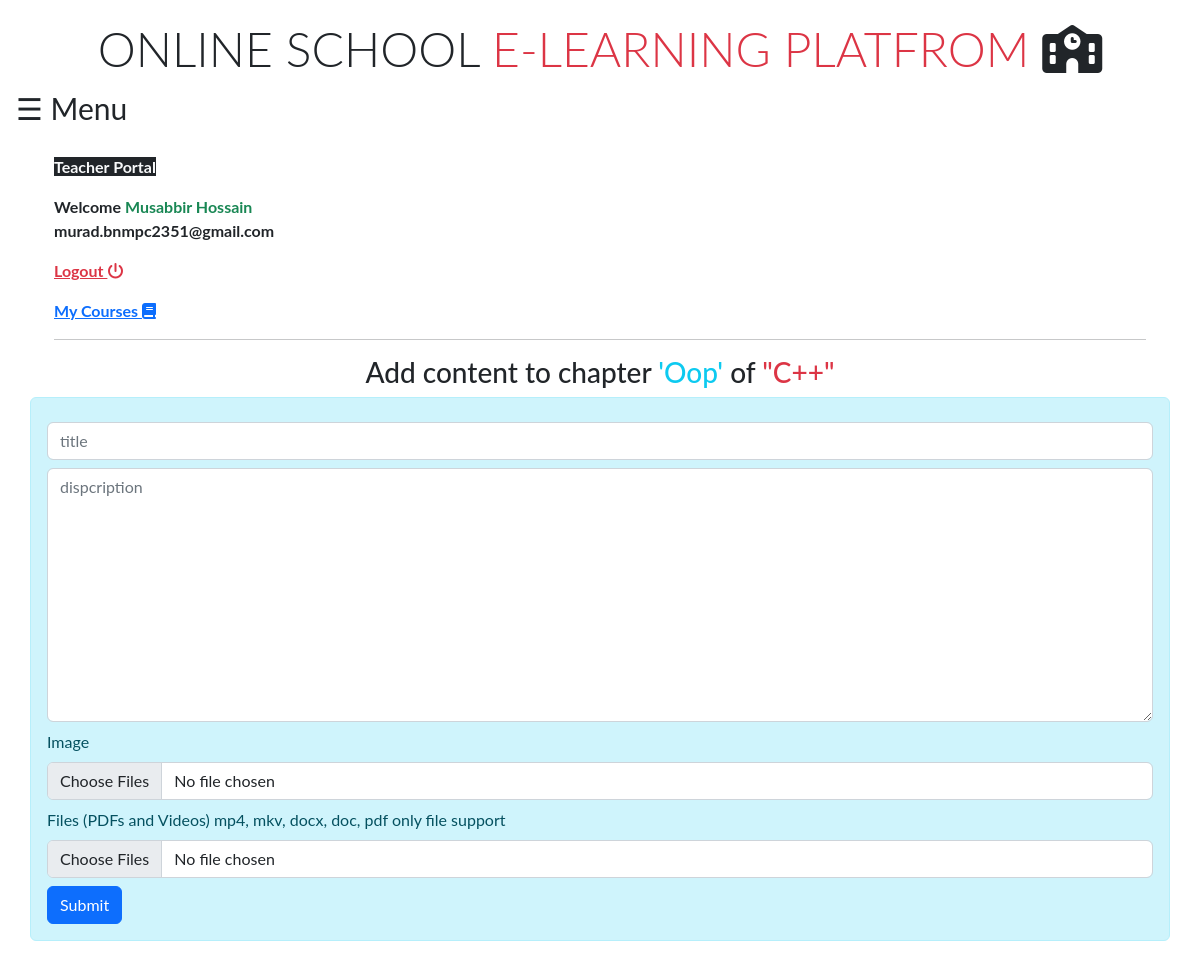
The page /cms/add/chapter/content/oop/c/ (signed in) on the database its author committed.
### cms/models.py (models this page shows)
class teacher(models.Model):
    name = models.CharField(max_length=250)
    email = models.EmailField(max_length=250,unique=True)
    password = models.CharField(max_length=250)

class chapter(models.Model):
    course = models.ForeignKey(course,on_delete=models.CASCADE,related_name='course')
    user = models.ForeignKey(teacher, on_delete=models.CASCADE,related_name='user')
    title = models.CharField(max_length=250)
    slug = AutoSlugField(populate_from='title',unique=True)
    disp = models.TextField()
    chimg = models.ImageField(upload_to='chaptersimg/',default=False)
    chfiles = models.FileField(upload_to='chfiles/',default=False)
    chnumber = models.IntegerField()
    dateof  = models.DateTimeField(auto_now_add=True)

class course(models.Model):
    cname = models.CharField(max_length=400)
    user = models.ForeignKey(teacher,on_delete=models.CASCADE)
    slug = AutoSlugField(populate_from='cname',max_length=250,unique=True,null=True,default=None)
    disp = models.TextField(default=False)
    dateof  = models.DateTimeField(auto_now_add=True)
    cimg = models.ImageField(upload_to='courseimg/' ,default=False)

### cms/views.py (the view, shortened to what this page needs)
# urls.py: path('add/chapter/content/<slug:id>/<slug:book>/',views.addcontent.as_view(),name='addcontent')
class addcontent(View):
    def get(self, request,id,book):
        if 'email' in request.session:
            if 'name' in request.session:
                name = request.session['name']
                email = request.session['email']
                isexist = teacher.objects.filter(Q(email=email) & Q(name=name)).exists()
                if isexist:
                    chapters = chapter.objects.filter(Q(slug =id) & Q(user =  teacher.objects.get(email= request.session['email'])))
                    if chapters.exists():
                        bookname = course.objects.filter(Q(slug =book))
                        if bookname.exists():
                            bname = course.objects.get(slug =book)
                            cname =   chapter.objects.get(slug =id).title
                            return render(request, 'cms/addcontent.html',{
                            'name' :name,'email' :email,'bookname' :bname.cname, 'chname' :cname,
                                })
                        else:
                            return HttpResponse('This book dose not exist')
                    else:
                        return HttpResponse('Invalid request')
                else:
                    return render(request,'cms/login.html')
            else:
                return render(request,'cms/login.html')
        else:
            return render(request,'cms/login.html')

### cms/templates/cms/addcontent.html (shortened to what this page needs)
{% extends 'core/base.html' %}
{% block content %}
{% include 'core/navbar.html' %}
<div class="container mt-2">
    <div class="container mt-2">
        <p><b class="text-center bg-dark text-light">Teacher Portal</b></p>
        <p class="text-dark mt-2"><b>Welcome <span class="text-success">{{name | capfirst  }}</span> <br>{{email}} </b>  </p>
        <p><b class="text-danger"><a href="{% url 'logoutcms' %}" class="text-danger">Logout <i class="fa-solid fa-power-off"></i></a>  </b></p>
        <p><b class="text-danger"><a href="{% url 'home' %}" class="text-primary">My Courses <i class="fas fa-book"></i></a>  </b></p>
        <hr>
    </div>
</div>
<div class="container">
    <h3 class="text-center">Add content to chapter <span class="text-info">'{{chname | capfirst}}'</span> of <span class="text-danger">"{{bookname | capfirst}}"</span> </h3>
</div>
<div class="mt-2 container alert alert-info">
    <form action="" method="post" enctype="multipart/form-data">
        <input type="text" name="title" id="title" placeholder="title" class="mt-2 form-control" required>
        <textarea name="disp" id="disp" cols="30" rows="10" placeholder='dispcription' class="form-control mt-2"></textarea>
        <label for="img" class="mt-2">Image</label>
        <input type="file" name="chimg" id="img" placeholder="Image" class="form-control mt-2" multiple accept="image/*">
        <label for="file" class="mt-2">Files (PDFs and Videos) mp4, mkv, docx, doc, pdf only file support</label>
        <input type="file" name="chfiles" id="file" placeholder="Image" class="form-control mt-2" multiple accept=".doc,.docx,.pdf,.mp4,.mkv">
        <input type="submit" value="Submit" class="btn btn-primary mt-2">
    </form>
</div>
{% endblock content %}

### core/templates/core/navbar.html (style rules this page uses)
body { font-family: "Lato", sans-serif; }

### rows shown on the page
teacher: name "Musabbir Hossain", email "murad.bnmpc2351@gmail.com"
chapter: title "Oop"
course: cname "C++"
